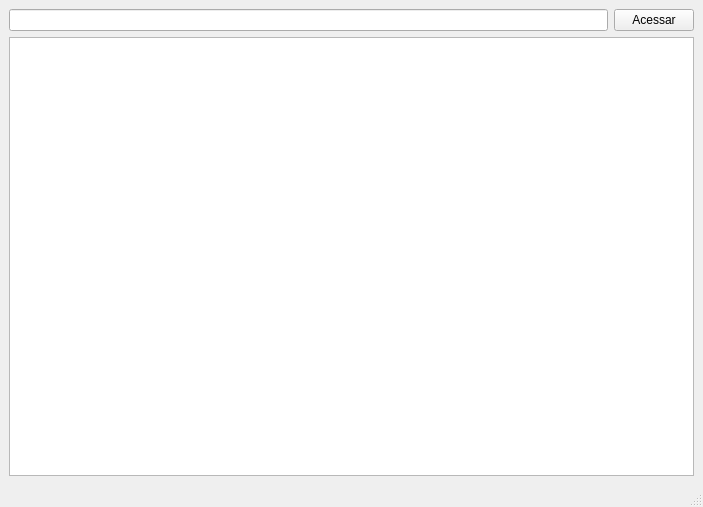
<?xml version="1.0" encoding="UTF-8"?>
<ui version="4.0">
 <class>Navegador</class>
 <widget class="QMainWindow" name="Navegador">
  <property name="geometry">
   <rect>
    <x>0</x>
    <y>0</y>
    <width>703</width>
    <height>507</height>
   </rect>
  </property>
  <property name="windowTitle">
   <string>Navegador</string>
  </property>
  <widget class="QWidget" name="centralwidget">
   <layout class="QGridLayout" name="gridLayout_2">
    <item row="0" column="0">
     <layout class="QHBoxLayout" name="horizontalLayout">
      <item>
       <widget class="QLineEdit" name="lineEdit"/>
      </item>
      <item>
       <widget class="QPushButton" name="pushButton">
        <property name="text">
         <string>Acessar</string>
        </property>
       </widget>
      </item>
     </layout>
    </item>
    <item row="1" column="0">
     <layout class="QGridLayout" name="gridLayout">
      <item row="0" column="0">
       <widget class="QTextBrowser" name="textBrowser"/>
      </item>
     </layout>
    </item>
   </layout>
  </widget>
  <widget class="QMenuBar" name="menubar">
   <property name="geometry">
    <rect>
     <x>0</x>
     <y>0</y>
     <width>703</width>
     <height>22</height>
    </rect>
   </property>
  </widget>
  <widget class="QStatusBar" name="statusbar"/>
 </widget>
 <resources/>
 <connections/>
</ui>
